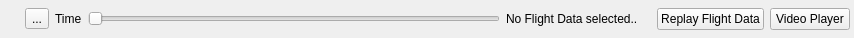
<?xml version="1.0" encoding="UTF-8"?>
<ui version="4.0">
 <class>QGCMAVLinkLogPlayer</class>
 <widget class="QWidget" name="QGCMAVLinkLogPlayer">
  <property name="geometry">
   <rect>
    <x>0</x>
    <y>0</y>
    <width>854</width>
    <height>38</height>
   </rect>
  </property>
  <property name="windowTitle">
   <string>Form</string>
  </property>
  <layout class="QHBoxLayout" name="horizontalLayout">
   <property name="leftMargin">
    <number>12</number>
   </property>
   <property name="topMargin">
    <number>0</number>
   </property>
   <property name="rightMargin">
    <number>4</number>
   </property>
   <property name="bottomMargin">
    <number>0</number>
   </property>
   <item>
    <widget class="QLabel" name="logCurrentTime">
     <property name="text">
      <string/>
     </property>
    </widget>
   </item>
   <item>
    <widget class="QToolButton" name="playButton">
     <property name="toolTip">
      <string>Start to replay Flight Data</string>
     </property>
     <property name="statusTip">
      <string>Start to replay Flight Data</string>
     </property>
     <property name="whatsThis">
      <string>Start to replay Flight Data</string>
     </property>
     <property name="text">
      <string>...</string>
     </property>
     <property name="icon">
      <iconset resource="../../qgcresources.qrc">
       <normaloff>:/res/Play</normaloff>:/res/Play</iconset>
     </property>
     <property name="checkable">
      <bool>true</bool>
     </property>
     <property name="checked">
      <bool>false</bool>
     </property>
    </widget>
   </item>
   <item>
    <widget class="QLabel" name="timeLabel">
     <property name="text">
      <string>Time</string>
     </property>
    </widget>
   </item>
   <item>
    <widget class="QSlider" name="positionSlider">
     <property name="maximum">
      <number>10000</number>
     </property>
     <property name="pageStep">
      <number>100</number>
     </property>
     <property name="tracking">
      <bool>false</bool>
     </property>
     <property name="orientation">
      <enum>Qt::Horizontal</enum>
     </property>
    </widget>
   </item>
   <item>
    <widget class="QLabel" name="logFileNameLabel">
     <property name="text">
      <string>No Flight Data selected..</string>
     </property>
    </widget>
   </item>
   <item>
    <widget class="QLabel" name="logLengthTime">
     <property name="text">
      <string/>
     </property>
    </widget>
   </item>
   <item>
    <widget class="QPushButton" name="selectFileButton">
     <property name="toolTip">
      <string>Select the Flight Data to replay</string>
     </property>
     <property name="statusTip">
      <string>Select the Flight Data to replay</string>
     </property>
     <property name="whatsThis">
      <string>Select the Flight Data to replay</string>
     </property>
     <property name="text">
      <string>Replay Flight Data</string>
     </property>
    </widget>
   </item>
   <item>
    <widget class="QPushButton" name="pushButton">
     <property name="text">
      <string>Video Player</string>
     </property>
    </widget>
   </item>
  </layout>
 </widget>
 <resources>
  <include location="../../qgcresources.qrc"/>
 </resources>
 <connections/>
</ui>
